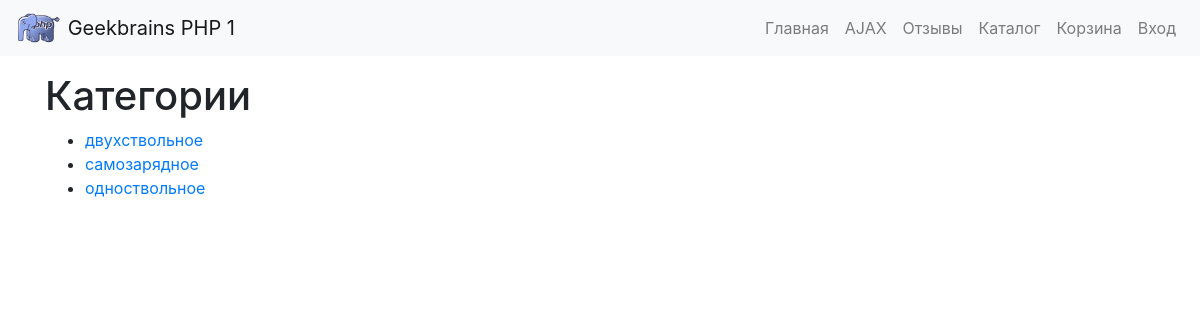
Page /shop/category.php on the committed database.
### tables this page shows
CREATE TABLE `products_category` (
  `id` int(11) NOT NULL,
  `name` varchar(45) NOT NULL
);

### engine/render.php (called while the page is built, shortened)
<?php
function render(string $template, array $data = [], bool $withLayout = true, string $layout = 'main') {
    global $config;
    $templates = [
        'layout' => "{$config['app']['templatesPath']}/layouts/{$layout}.php",
        'page' => "{$config['app']['templatesPath']}/{$template}.php"
    ];
    $data['config'] = $config['app'];
    $pageView = getTemplateContent($templates['page'], $data);
    if ($withLayout) {
        $data['content'] = $pageView;
        return getTemplateContent($templates['layout'], $data);
    } else {
        return $pageView;
    }
}
function getTemplateContent(string $filepath, array $data) {
    extract($data);
    include $filepath;
    return ob_get_clean();
}

### engine/database.php (called while the page is built, shortened)
<?php
$connection = mysqli_connect(
    $config['db']['host'],
    $config['db']['user'],
    $config['db']['password'],
    $config['db']['database']
);
function getItemArray(string $sql) {
    global $connection;
    $result = mysqli_query($connection, $sql);
    $rows = [];
    while ($row = mysqli_fetch_assoc($result)) {
        $rows[] = $row;
    }
    return $rows;
}

### templates/shop/categories.php (the view)
<h1>Категории</h1>
<ul>
    <?php foreach ($cats as $category): ?>
    <li>
        <a href="/shop/category.php?action=view&id=<?= $category['id'] ?>">
            <?= $category['name'] ?>
        </a>
    </li>
    <?php endforeach; ?>
</ul>

### rows in the picture
products_category: name "двухствольное"
products_category: name "самозарядное"
products_category: name "одноствольное"

### other values in the picture
$config['name'] "Geekbrains PHP 1"
$link['label'] "Главная"
$link['label'] "AJAX"
$link['label'] "Отзывы"
$link['label'] "Каталог"
$link['label'] "Корзина"
$link['label'] "Вход"
